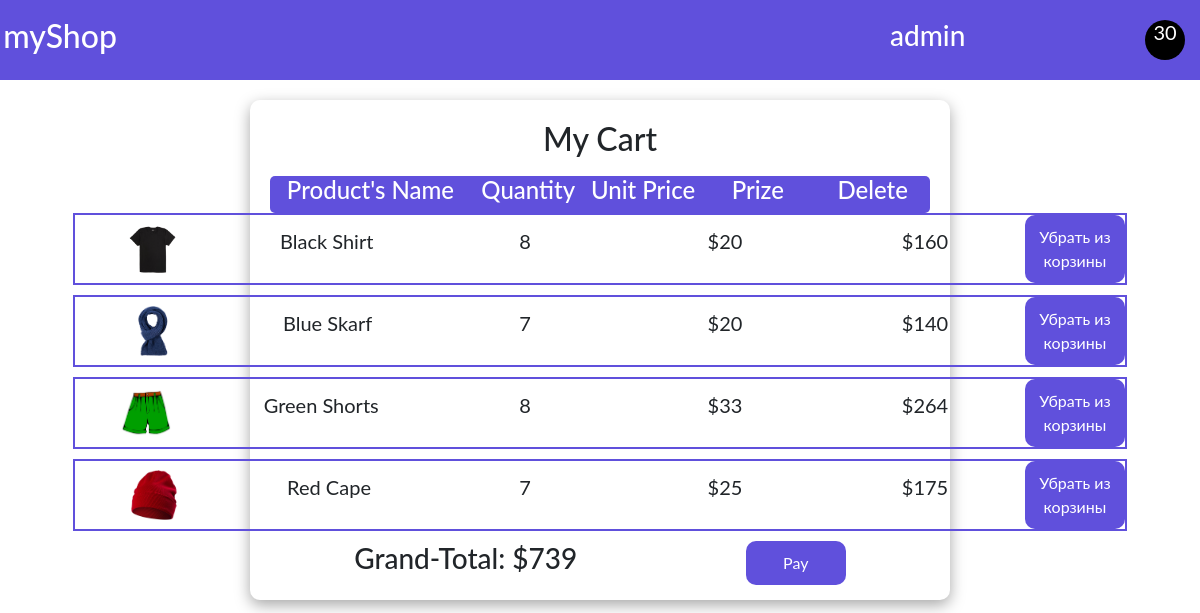
The app's page /cart/ (signed in) with its own data.
### store/models.py (models this page shows, shortened)
class Cart(models.Model):
    user = models.ForeignKey(User, on_delete=models.CASCADE)
    completed = models.BooleanField(default=False)
    id = models.UUIDField(primary_key=True, default=uuid.uuid4, editable=False)
    @property
    def total_price(self):
        total = 0
        for item in self.cart_item_cart.all():
            total += item.price
        return total
    @property
    def num_of_items(self):
        total_quantity = 0
        for quantity in  self.cart_item_cart.all():
            total_quantity += quantity.quantity
        return total_quantity

class Cart_Item(models.Model):
    cart = models.ForeignKey(
        Cart, on_delete=models.CASCADE, related_name="cart_item_cart"
    )
    product = models.ForeignKey(
        Product, on_delete=models.CASCADE, related_name="cart_item_product"
    )
    quantity = models.IntegerField(default=0)
    @property
    def price(self):
        new_price = self.product.price * self.quantity
        return new_price

class Product(models.Model):
    name = models.CharField(max_length=255)
    price = models.IntegerField()
    picture = models.ImageField(upload_to="static/images/products", default="")

### store/views.py (the view)
# urls.py: path("cart/", views.cart, name="cart"),
def cart(request):
    cart = None
    cart_items = []
    if request.user.is_authenticated:
        cart, created = Cart.objects.get_or_create(user=request.user, completed=False)
        cart_items = Cart_Item.objects.filter(cart=cart)
    context = {"cart": cart, "cart_items": cart_items}
    return render(request, "store/cart.html", context)

### templates/store/cart.html (shortened to what this page needs)
{% extends "partials/base.html" %}
{% block content %}
    <div class="shoppingCart">
        <h2>My Cart</h2>
        <div class="heading">
          <div class="p_name"><h4>Product's Name</h4></div>
          <div class="name"><h4>Quantity</h4></div>
          <div class="name"><h4>Unit Price</h4></div>
          <div class="name"><h4>Prize</h4></div>
          <div class="name"><h4>Delete</h4></div>
        </div>
        <div class="item-Container">
          {% for item in cart_items %}
          <div class="item">
            <div class="iteminfo">
                <div class="p_img">
                    <img src="{{item.product.picture.url}}" alt="" />
                </div>
              <p>{{item.product.name}}</p>
            </div>
                <div class="name"><p>{{item.quantity}}</p></div>
                <div class="name"><p>${{item.product.price}}</p></div>
                <div class="name"><p>${{item.price}}</p></div>
            <button type="button" data-index="{{item.id}}" class="btn btn-danger delete-item">Убрать из корзины</button>
          </div>
          {% endfor %}
        </div>
        <div class="pay-section">
          <h3>Grand-Total: ${{cart.total_price}}</h3>
          <button onclick = "makePayment()" >Pay</button>
        </div>
      </div>
{% endblock content %}

### templates/partials/base.html (shortened to what this page needs)
<!DOCTYPE html>
{% load static %}
<html lang="en">
<head>
    <link href="https://cdn.jsdelivr.net/npm/bootstrap@5.0.2/dist/css/bootstrap.min.css" rel="stylesheet">
    <link rel="stylesheet" href="{% static 'css/style.css' %}">
</head>
<body>
    <nav>
        <div class="logo">
            <a href="{% url 'store:index' %}"><h2>myShop</h2></a>
        </div>
        <div class="cart">
            <h3>{{request.user.username}}</h3>
            <a href="{% url 'store:cart' %}" style="color:white; text-decoration:none">
                 <div class="cart-container">
                    <div class="cart_items_cart"><p id="num_of_items">
                        {{cart.num_of_items}}</p></div>
                </div>
            </a>
        </div>
    </nav>
     {% block content %}
     {% endblock content %}
</body>
</html>

### static/css/style.css (style rules this page uses)
* { padding: 0px; margin:0px; box-sizing: border-box; font-family: 'Lato', sans-serif; }
nav { background-color: #6050DC; color: white; width: 100%; height: 80px; padding: 0px 10px 0px 10px; display:flex; align-items: center; justify-content: space-between; }
.logo { width: 100px; height: 60px; display: flex; align-items: center; justify-content: center; }
.cart { width: 300px; height: auto; display: flex; align-items: center; justify-content: space-between; }
.cart-container { width: 50px; height: 50px; display: flex; align-items: center; justify-content: center; flex-direction: column; }
.cart-container .cart_items_cart { width: 40px; height: 40px; border-radius: 40px; background-color: black; color: white; display: flex; align-items: center; justify-content: center; }
.cart-container .cart_items_cart p { color: white; font-size: 20px; }
.shoppingCart { width: 700px; height: 500px; padding: 20px 20px 20px 20px; border-radius: 10px; display: flex; align-items: center; justify-content: space-between !important; flex-direction: column; box-shadow: rgba(0, 0, 0, 0.35) 0px 5px 15px; margin: auto; margin-top: 20px; }
.shoppingCart p { font-size: 20px; }
.shoppingCart .heading { width: 100%; height: 50px; display: flex; align-items: center; justify-content: space-evenly; background-color: #6050DC; border-radius: 5px; color: white; margin-top: 10px; }
.shoppingCart .name, .p_name { width: 200px; display: flex; align-items: center; justify-content: center; }
.shoppingCart .p_name { width: 350px; }
.shoppingCart .item { width: 100%; height: auto; display: flex; align-items: center; justify-content: space-evenly; border: 2px solid #6050DC; margin-bottom: 10px; }
.shoppingCart .item .iteminfo { display: flex; align-items: center; justify-content: space-around; width: 350px; }
.shoppingCart .item .iteminfo .p_img { width: 50px; height: 50px; }
.p_img img { width: 100%; height: 100%; object-fit: cover; }
.shoppingCart button { padding: 10px 10px 10px 10px; border-radius: 10px; background-color: #6050DC; color: white; width: 100px; border: none; cursor: pointer; }
.shoppingCart .pay-section { width: 100%; height: auto; display: flex; align-items: center; justify-content: space-around; }

### templates/partials/base.html (style rules this page uses)
a { color: white; text-decoration: none; }

### records on screen
Cart: num_of_items "30", total_price "739"
Cart_Item: product.picture (picture), product.name "Black Shirt", quantity "8", product.price "20", price "160"
Cart_Item: product.picture (picture), product.name "Blue Skarf", quantity "7", product.price "20", price "140"
Cart_Item: product.picture (picture), product.name "Green Shorts", quantity "8", product.price "33", price "264"
Cart_Item: product.picture (picture), product.name "Red Cape", quantity "7", product.price "25", price "175"

### other values on screen
{{ request.user.username }} "admin"
